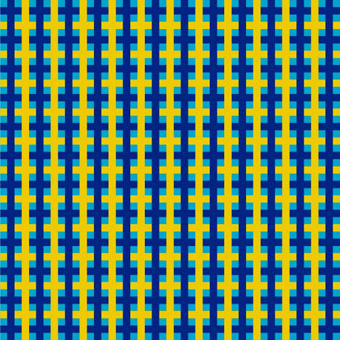
%> input picture test.jpg, 340 x 340 px
$ octave main.m   (GNU Octave 9; MATLAB toolbox functions it lacks are replaced by stand-ins)
%> lines starting %> are read from the running program, lines starting %| are printed output that depends on the picture; in (x1, y1, x2, y2) boxes, pixels count from 0 and x2, y2 are one past the last pixel; in counts of white or black regions, pixels touching at a corner belong together; the program's own positions count from 1
%> further down, img is the input picture: size 340x340x3 uint8; mean R, G, B 88.6, 127.5, 103.9
### warpImage.m
function [img_warp, ip_img] = warpImage(img, warpedPoint, interp)
%> called with interp = 1
% 对图像进行变形
% parameters：
%   - inputs:
%       - img: H*W*C, 图像
%       - warpedPoint: 变换后对应的位置
%       - interp: 插值方法：0-最邻近，1-反距离加权插值
%   - outputs:
%       - img_warp: 变换后的图像
%       - ip_img: 插值后的图像
%

% 图像相关
[H, W, C] = size(img);
%> H = 340; W = 340; C = 3
[x, y] = meshgrid(1:W, 1:H); %???
x = x(:);
y = y(:);

% 控制点相关
x_warped = round(warpedPoint(:, 1));
y_warped = round(warpedPoint(:, 2));

% x_warped = x_warped - min(x_warped(:)) + 1;
% y_warped = y_warped - min(y_warped(:)) + 1;
x_warped = max(min(x_warped, W), 1);
y_warped = max(min(y_warped, H), 1);

% 对应的index
index = sub2ind([H, W], x, y); % 原始图像的index
index_warped = sub2ind([H, W], x_warped, y_warped); % warp后的index

% warp后的图像
img_warp = zeros(H, W, C);
o_c = zeros(H, W);
for c_idx = 1 : C
    img_c = img(:,:,c_idx); % 每个通道处理
    o_c(index_warped) = img_c(index);
    img_warp(:,:,c_idx) = o_c;
end
%> this loop made 3 passes
%> pass 1, in warpImage, `img_c = img(:,:,c_idx);`:
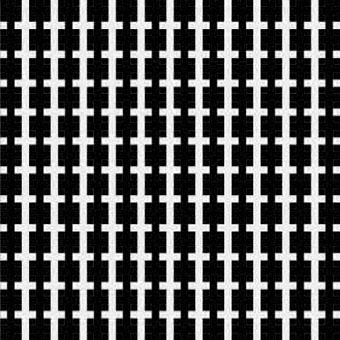
%> img_c: size 340x340 uint8; min 0, max 255, mean 88.6
%> pass 2, in warpImage, `img_c = img(:,:,c_idx);`:
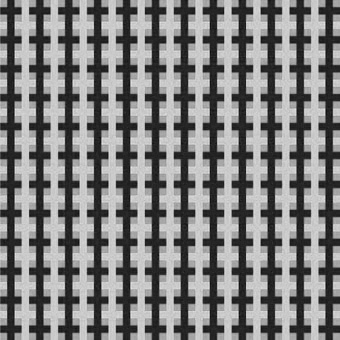
%> img_c: size 340x340 uint8; min 10, max 233, mean 127.5
%> pass 3, in warpImage, `img_c = img(:,:,c_idx);`:
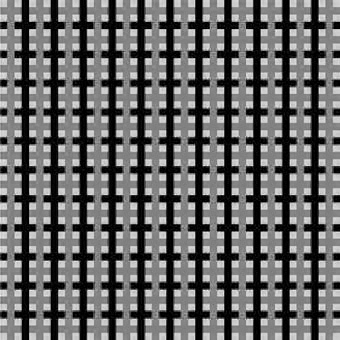
%> img_c: size 340x340 uint8; min 0, max 246, mean 103.9
%> after the loop:
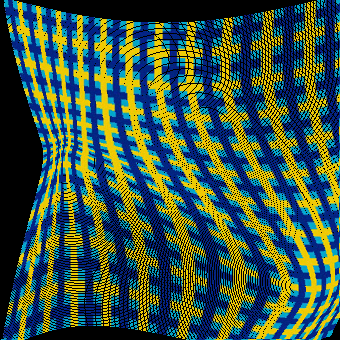
%> img_warp: size 340x340x3 double; mean R, G, B 60.9, 86.8, 69.8
%> after the loop:
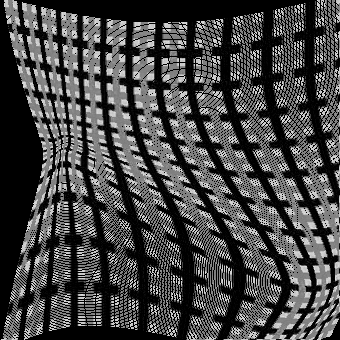
%> o_c: size 340x340 double; min 0, max 246, mean 69.8

% 插值处理后图像
map = zeros(H, W);
map(index_warped) = 1;
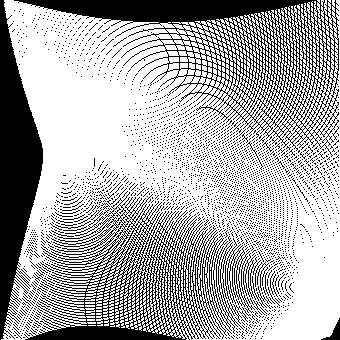
%> map: size 340x340 double; values 0 (black) and 1 (white), 67.7% white; 3247 black regions (3224 under 20 px), largest, box (x1, y1, x2, y2) and area: (14, 0, 339, 157) 12236, (24, 192, 244, 340) 10198, (0, 0, 43, 340) 7819
if interp
    ip_img = idwInterp(img_warp, map, 2, 2);
else
    ip_img = nearestInterp(img_warp, map, 2);
end

end

### idwInterp.m
function ip_img = idwInterp(img, map, radius, p)
%> called with radius = 2, p = 2
% 填补变形后空白位置像素，反距离加权插值（Inverse Distance Weighted）
% parameters：
%   - inputs:
%       - img: H*W*C, 变形后的图像
%       - map: H*W, mask图像，0-为空白位置，1-为有像素位置
%       - radius: 插值区域半径
%       - p: 权值指数
%   - outputs:
%       - ip_img: H*W*C, 填补空白后的图像
%

[H, W, C] = size(img);
%> H = 340; W = 340; C = 3
ip_img = img;

[y_idxs, x_idxs] = find(map == 0);
%> y_idxs = 37301 values from 1 to 340; x_idxs = 37301 values from 1 to 340
if ~isempty(y_idxs)
    % 非空时，有空白位置，需要处理
    p_cnt = length(y_idxs); % 空位位置像素个数
%> p_cnt = 37301
    for idx = 1 : p_cnt
        y_idx = y_idxs(idx);
        x_idx = x_idxs(idx);

        yU = max(y_idx - radius, 1);
        yD = min(y_idx + radius, H);
        xL = max(x_idx - radius, 1);
        xR = min(x_idx + radius, W);

        % 填补空白
        block_map = map(yU:yD, xL:xR);
        if ~isempty(find(block_map, 1))
            % 非空，有非空白像素
            dist = computeWeight(block_map, x_idx-xL+1, y_idx-yU+1, p);
            for c_idx = 1 : C
                ip_img(y_idx, x_idx, c_idx) = idw(img(yU:yD, xL:xR, c_idx), block_map, dist);
            end
        end

    end
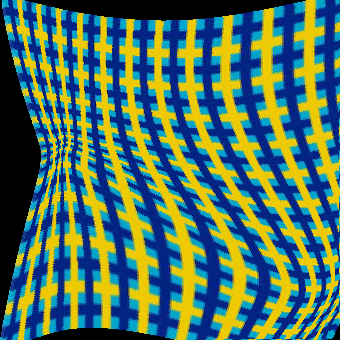
%> ip_img: size 340x340x3 double; mean R, G, B 80.5, 115.4, 93.2
%> after the loop, dist = [0.125 0.2 0.25; 0.2 0.5 1; 0.25 1 Inf; 0.2 0.5 1; 0.125 0.2 0.25]
end

end

% [39 lines left out: functions computeWeight, idw, not called in this run]

### tight_subplot.m
function pos = tight_subplot(Nh, Nw, gap, marg_h, marg_w)
%> called with Nh = 1, Nw = 3, gap = 0.01, marg_h = 0.01, marg_w = 0.01

% tight_subplot creates "subplot" axes with adjustable gaps and margins
%
% pos = tight_subplot(Nh, Nw, gap, marg_h, marg_w)
%
%   in:  Nh      子图行数
%        Nw      子图列数
%        gap     子图间隔
%        marg_h  行边缘距离
%        marg_w  列边缘距离
%   out:
%       pos      元组，每个子图的位置，[left bottom width height]
%
% example:
% Nh = 2;
% Nw = 3;
% gap = 0.08;
% marg_h = 0.1;
% marg_w = 0.1;
% x = 0:pi/100:2*pi;
% y = sin(x);
% pos = tight_subplot(Nh, Nw, gap, marg_h, marg_w);
% subplot('Position', pos{1,1}), plot(x,y)
% subplot('Position', pos{1,2}), plot(x,y)
% subplot('Position', pos{1,3}), plot(x,y)
% subplot('Position', pos{2,1}), plot(x,y)
% subplot('Position', pos{2,2}), plot(x,y)
% subplot('Position', pos{2,3}), plot(x,y)
%
% 注意：对于imshow()，效果不好！！！


h_step = (1 - 2 * marg_h - (Nh - 1) * gap) / Nh;
w_step = (1 - 2 * marg_w - (Nw - 1) * gap) / Nw;

pos = cell(Nh, Nw);
for row = 1 : Nh
    for col = 1 : Nw
        left = marg_w + (w_step + gap) * (col - 1);
        bottom = marg_h + (h_step + gap) * (Nh - row);
        pos{row, col} = [left, bottom, w_step, h_step];
    end
end

end

### computeW.m
function W = computeW(control_point_1, control_point_2)
% 计算参数W，control_point_1变形得到control_point_2
% parameters：
%   - inputs:
%       - control_point_1: n*2，控制点，n为控制点个数
%       - control_point_2: n*2，与control_point_1对应的控制点
%   - outputs:
%       - W: (n+3)*2, 包含文章中的a1，ax，ay
%

cN = length(control_point_1); % 控制点个数

% 计算参数
K = computeK(control_point_1); % n * n，文章中的K
P = [ones(cN, 1), control_point_1(:, 1), control_point_1(:, 2)]; % n * 3，文章中的P
L = [K, P; P', zeros(3, 3)]; % (n+3) * (n+3)，文章中的L，L=[[K p]; [P' O]]

Y = [control_point_2(:, 1), control_point_2(:, 2); zeros(3, 2)]; % (n+3) * 2，文章的Y，Y=(V|0 0 0)'，V为控制点坐标
% W = inv(L) * Y;
W = L \ Y; % 文章中公式：inv(L)*Y = (W|a1 ax ay)'

end

### tpsMap.m
function warpedPoint = tpsMap(cW, imgSize, control_point)
% 计算变换后的位置：f(x',y') = a1 + ax * x + ay * y + SUM(wi * U(|Pi-(x,y)|))，i为每个控制点
% parameters：
%   - inputs:
%       - cW: (n+3)*2, 变换系数
%       - imgSize: 2*1, (H, W), 图像大小
%       - control_point: n*2，控制点，n为控制点个数
%   - outputs:
%       - warpedPoint: H*W, 变换后对应的位置
%

% 图像相关
H = imgSize(1);
W = imgSize(2);
HW = H * W;

[x, y] = meshgrid(1:W, 1:H); %???
x = x(:)'; % 转换成 1 * HW
y = y(:)';

% 控制点相关
cX = control_point(:, 1);
cY = control_point(:, 2);
cN = length(cX);

% 扩展，方便矩阵计算
x_rep = repmat(x, cN, 1); % 按控制点数扩展，每个点都要与所有控制点进行计算
y_rep = repmat(y, cN, 1);

cX_rep = repmat(cX, 1, HW); % 按图像大小扩展，每个控制点都要与所有像素进行计算
cY_rep = repmat(cY, 1, HW);

R = sqrt((cX_rep - x_rep) .^ 2 + (cY_rep - y_rep) .^ 2); % U(|Pi-(x,y)|)
K = U(R);
P = [ones(HW, 1), x', y']';
L = [K; P]';

warpedX = L * cW(:, 1);
warpedY = L * cW(:, 2);

warpedPoint = [warpedX, warpedY];

end

### computeK.m
function K = computeK(control_point)
% 计算参数K
% parameters：
%   - inputs:
%       - control_point: n*2，控制点，n为控制点个数
%   - outputs:
%       - K: n*n,
%

cX = control_point(:, 1);
cY = control_point(:, 2);

cN = length(cX); % 控制点个数

% 扩展成矩阵，方便计算
cX_rep = repmat(cX, 1, cN);
cY_rep = repmat(cY, 1, cN);

% 计算距离，文章中公式 rij=|Pi-Pj|
R = sqrt((cX_rep - cX_rep') .^ 2 + (cY_rep - cY_rep') .^ 2);

% U变换，文章中公式 U(r)=r^2 * log(r^2)
K = U(R);

end

### U.m
function Z = U(r)
% 公式U：Z(x,y) = -U(r)= -r^2 * log(r^2) = -r^2 * 2 * log(r)
% r为2个点之前的距离

r_copy = r;
r_copy(r_copy==0) = realmin; % 防止log(0)出现

Z = r .^ 2 .* log(r_copy) * 2;

end

### main.m
close all
clear
clc

point_x1 = [10, 11, 328, 328, 141, 141, 228, 228, 256, 52]';
point_y1 = [11, 329, 11, 330, 26, 113, 27, 112, 229, 258]';
point_x2 = [11, 11, 328, 328, 141, 141, 170, 170, 285, 83]';
point_y2 = [12, 330, 12, 329, 54, 85, 54, 84, 288, 227]';

% control_point: n*2，n为控制点个数，每个控制点为(x,y)
control_point_1 = [point_x1, point_y1];
control_point_2 = [point_x2, point_y2];

% 计算W
W = computeW(control_point_1, control_point_2);
test = 0;

% 计算变换后的位置:f(x',y') = a1 + ax * x + ay * y + SUM(wi * U(|Pi-(x,y)|))，i为每个控制点
warpedPoint = tpsMap(W, [340, 340], control_point_1);

% 对图像进行warp
img = imread('test.jpg');
[img_warp, img_ip] = warpImage(img, warpedPoint, 1);

% show
figure(1)
pos = tight_subplot(1, 3, 0.01, 0.01, 0.01);

subplot('Position', pos{1,1}); imshow(img,[]);
for ix = 1 : length(control_point_1)
%> (the run ends here)
